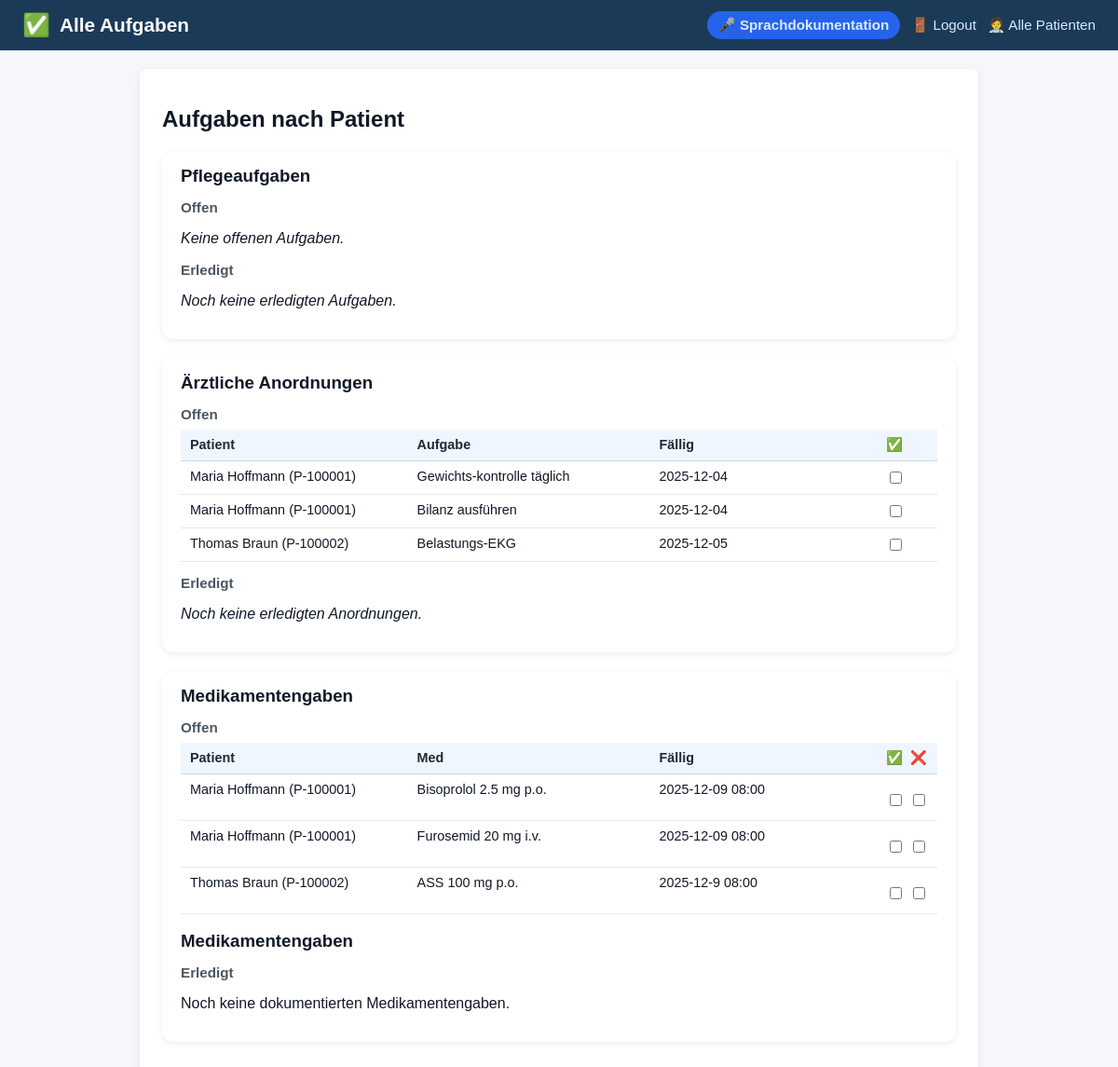
The page /tasks on the database its author committed.
### tables this page shows
CREATE TABLE orders (
    id INTEGER PRIMARY KEY AUTOINCREMENT,
    patient_id INTEGER NOT NULL,
    description TEXT NOT NULL,
    due_date TEXT,
    due_time TEXT,
    status TEXT,
    ordered_by TEXT,
    type TEXT,
    completed INTEGER DEFAULT 0,
    FOREIGN KEY (patient_id) REFERENCES patients(id)
);

CREATE TABLE patients (
    id INTEGER PRIMARY KEY AUTOINCREMENT,
    patient_identifier TEXT NOT NULL,
    name TEXT NOT NULL,
    gender TEXT,
    dob TEXT,
    room TEXT,
    diagnosis TEXT,
    bezugspflege_id INTEGER,
    allergies TEXT,
    code_status TEXT,
    admission_date TEXT,
    expected_discharge TEXT,
    primary_doctor TEXT,
    photo_filename TEXT,
    FOREIGN KEY (bezugspflege_id) REFERENCES nurses(id)
);

CREATE TABLE medications (
    id INTEGER PRIMARY KEY AUTOINCREMENT,
    patient_id INTEGER NOT NULL,
    name TEXT NOT NULL,
    dose TEXT,
    route TEXT,
    schedule TEXT,
    next_due TEXT,
    due_time TEXT,
    completed INTEGER DEFAULT 0,
    given INTEGER DEFAULT 0,
    not_given INTEGER DEFAULT 0,
    last_given_by TEXT,
    last_given_at TEXT,
    FOREIGN KEY (patient_id) REFERENCES patients(id)
);

### app.py (the view)
@app.route("/tasks")
def tasks_view():
    patient_id = request.args.get("patient_id", type=int)
    conn = get_connection()
    cur = conn.cursor()
    if patient_id:
        cur.execute("""
            SELECT id, name, patient_identifier
            FROM patients
            WHERE id = ?;
        """, (patient_id,))
        patients = cur.fetchall()
        viewing_all_patients = False
        selected_patient = patients[0] if patients else None
    else:
        cur.execute("""
            SELECT id, name, patient_identifier
            FROM patients
            ORDER BY room;
        """)
        patients = cur.fetchall()
        viewing_all_patients = True
        selected_patient = None
    if patient_id:
        cur.execute("""
            SELECT
                t.id,
                t.patient_id,
                t.description,
                t.due_time,
                t.completed,
                p.name AS patient_name,
                p.patient_identifier AS patient_identifier
            FROM ai_tasks t
            JOIN patients p ON p.id = t.patient_id
            WHERE t.patient_id = ?
            ORDER BY datetime(t.due_time);
        """, (patient_id,))
    else:
        cur.execute("""
            SELECT
                t.id,
                t.patient_id,
                t.description,
                t.due_time,
                t.completed,
                p.name AS patient_name,
                p.patient_identifier AS patient_identifier
            FROM ai_tasks t
            JOIN patients p ON p.id = t.patient_id
            ORDER BY p.room, datetime(t.due_time);
        """)
    ai_tasks = cur.fetchall()
    ai_tasks_open = [t for t in ai_tasks if not t["completed"]]
    ai_tasks_done = [t for t in ai_tasks if t["completed"]]
    if patient_id:
        cur.execute("""
            SELECT o.*, p.name AS patient_name, p.patient_identifier
            FROM orders o
            JOIN patients p ON p.id = o.patient_id
            WHERE o.patient_id = ?
            ORDER BY o.due_date;
        """, (patient_id,))
    else:
        cur.execute("""
            SELECT o.*, p.name AS patient_name, p.patient_identifier
            FROM orders o
            JOIN patients p ON p.id = o.patient_id
            ORDER BY o.patient_id, o.due_date;
        """)
    orders = cur.fetchall()
    orders_open = [o for o in orders if (o["status"] or "").lower() != "erledigt"]
    orders_done = [o for o in orders if (o["status"] or "").lower() == "erledigt"]
    try:
        cur.execute("ALTER TABLE medications ADD COLUMN given INTEGER DEFAULT 0;"
                    "ALTER TABLE medications ADD COLUMN not_given INTEGER DEFAULT 0;"
                    )
        conn.commit()
    except sqlite3.OperationalError:
        pass
    if patient_id:
        cur.execute("""
            SELECT m.*, p.name AS patient_name, p.patient_identifier
            FROM medications m
            JOIN patients p ON p.id = m.patient_id
            WHERE m.patient_id = ?
            ORDER BY m.next_due;
        """, (patient_id,))
    else:
        cur.execute("""
            SELECT m.*, p.name AS patient_name, p.patient_identifier
            FROM medications m
            JOIN patients p ON p.id = m.patient_id
            ORDER BY m.patient_id, m.next_due;
        """)
    meds = cur.fetchall()
    meds_open = [m for m in meds if not (m["given"] or 0) and not (m["not_given"] or 0)]
    meds_done = [m for m in meds if (m["given"] or 0) or (m["not_given"] or 0)]
    cur.execute("""
        SELECT
            ma.given_at,
            n.name AS nurse_name,
            m.name AS med_name,
            m.dose
        FROM med_administrations ma
        JOIN medications m ON m.id = ma.med_id
        LEFT JOIN nurses n ON n.id = ma.nurse_id
        WHERE ma.patient_id = ?
        ORDER BY datetime(ma.given_at) DESC
        LIMIT 20;
    """, (patient_id or 0,))
    med_history = cur.fetchall()
    cur.execute("""
               SELECT alert, severity, created_at
               FROM ai_alerts
               WHERE patient_id = ?
               ORDER BY datetime(created_at) DESC;
           """, (patient_id,))
    alerts = cur.fetchall()
    current_nurse = get_current_nurse(conn)
    conn.close()
    conn.close()
    return render_template(
        "tasks.html",
        alerts=alerts,
        current_nurse=current_nurse,
        patients=patients,
        viewing_all_patients=viewing_all_patients,
        selected_patient=selected_patient,
        ai_tasks_open=ai_tasks_open,
        ai_tasks_done=ai_tasks_done,
        orders_open=orders_open,
        orders_done=orders_done,
        meds_open=meds_open,
        meds_done=meds_done,
        med_history=med_history
    )

### templates/tasks.html (shortened to what this page needs)
<!DOCTYPE html>
<html lang="de">
<head>
    <link rel="stylesheet" href="{{ url_for('static', filename='styles.css') }}">
</head>
<body>
{% if viewing_all_patients %}
<div class="header">
    <div class="header-title">
        <span class="icon">✅</span>
        <span>Alle Aufgaben</span>
    </div>
    <div class="nav-links">
        <a href="{{ url_for('voice_doc') }}" class="btn-secondary">🎤 Sprachdokumentation</a>
        <a href="{{ url_for('logout') }}">🚪 Logout</a>
        <a href="{{ url_for('home') }}">🧑‍⚕️ Alle Patienten</a>
    </div>
</div>
{% endif %}
<div class="container">
    <h2>Aufgaben nach Patient</h2>
    <section class="section-card">
        <h3>Pflegeaufgaben</h3>
        <h4>Offen</h4>
        {% if ai_tasks_open %}
            <div class="table-wrapper">
                <table class="data-table">
                    <thead>
                        <tr>
                            <th>Patient</th>
                            <th>Aufgabe</th>
                            <th>Fällig</th>
                            <th>✅</th>
                        </tr>
                    </thead>
                    <tbody>
                        {% for t in ai_tasks_open %}
                        <tr>
                            <td>{{ t.patient_name }} ({{ t.patient_identifier }})</td>
                            <td>{{ t.description }}</td>
                            <td>{{ t.due_time .replace("T", " ") or "Nächste Schicht" }}</td>
                            <td>
                                <form method="POST" action="{{ url_for('toggle_task', task_id=t.id, task_type='ai') }}">
                                    <input type="checkbox" name="done" onchange="this.form.submit()">
                                </form>
                            </td>
                        </tr>
                        {% endfor %}
                    </tbody>
                </table>
            </div>
        {% else %}
            <p><em>Keine offenen Aufgaben.</em></p>
        {% endif %}
        <h4>Erledigt</h4>
        {% if ai_tasks_done %}
            <div class="table-wrapper">
                <table class="data-table">
                    <thead>
                        <tr>
                            <th>Patient</th>
                            <th>Aufgabe</th>
                            <th>Fällig</th>
                            <th>✅</th>
                        </tr>
                    </thead>
                    <tbody>
                        {% for t in ai_tasks_done %}
                        <tr class="task-completed">
                            <td>{{ t.patient_name }} ({{ t.patient_identifier }})</td>
                            <td>{{ t.description }}</td>
                            <td>{{ t.due_time .replace("T", " ") or "Nächste Schicht" }}</td>
                            <td>
                                <form method="POST" action="{{ url_for('toggle_task', task_id=t.id, task_type='ai') }}">
                                    <input type="checkbox" name="done" onchange="this.form.submit()" checked>
                                </form>
                            </td>
                        </tr>
                        {% endfor %}
                    </tbody>
                </table>
            </div>
        {% else %}
            <p><em>Noch keine erledigten Aufgaben.</em></p>
        {% endif %}
    </section>
    <section class="section-card">
        <h3>Ärztliche Anordnungen</h3>
        <h4>Offen</h4>
        {% if orders_open %}
            <div class="table-wrapper">
                <table class="data-table">
                    <thead>
                        <tr>
                            <th>Patient</th>
                            <th>Aufgabe</th>
                            <th>Fällig</th>
                            <th>✅</th>
                        </tr>
                    </thead>
                    <tbody>
                        {% for o in orders_open %}
                        <tr>
                            <td>{{ o["patient_name"] }} ({{ o["patient_identifier"] }})</td>
                            <td>{{ o["description"] }}</td>
                            <td>{{ o["due_date"].replace("T", " ") or "—" }}</td>
                            <td>
                                <form method="POST" action="{{ url_for('toggle_task', task_id=o['id'], task_type='order') }}">
                                    <input type="checkbox" onchange="this.form.submit()">
                                </form>
                            </td>
                        </tr>
                        {% endfor %}
                    </tbody>
                </table>
            </div>
        {% else %}
            <p><em>Keine offenen Anordnungen.</em></p>
        {% endif %}
        <h4>Erledigt</h4>
        {% if orders_done %}
            <div class="table-wrapper">
                <table class="data-table">
                    <thead>
                        <tr>
                            <th>Patient</th>
                            <th>Aufgabe</th>
                            <th>Fällig</th>
                            <th>✅</th>
                        </tr>
                    </thead>
                    <tbody>
                        {% for o in orders_done %}
                        <tr class="task-completed">
                            <td>{{ o["patient_name"] }} ({{ o["patient_identifier"] }})</td>
                            <td>{{ o["description"] }}</td>
                            <td>{{ o["due_date"].replace("T", " ") or "—" }}</td>
                            <td>
                                <form method="POST" action="{{ url_for('toggle_task', task_id=o['id'], task_type='order') }}">
                                    <input type="checkbox" onchange="this.form.submit()" checked>
                                </form>
                            </td>
                        </tr>
                        {% endfor %}
                    </tbody>
                </table>
            </div>
        {% else %}
            <p><em>Noch keine erledigten Anordnungen.</em></p>
        {% endif %}
    </section>
<section class="section-card">
    <h3>Medikamentengaben</h3>
    <h4>Offen</h4>
    {% if meds_open %}
    <div class="table-wrapper">
        <table class="data-table">
            <thead>
                <tr>
                    <th>Patient</th>
                    <th>Med</th>
                    <th>Fällig</th>
                    <th class="cell-center">✅</th>
                    <th class="cell-center">❌</th>
                </tr>
            </thead>
            <tbody>
                {% for m in meds_open %}
                <tr>
                    <td>{{ m["patient_name"] }} ({{ m["patient_identifier"] }})</td>
                    <td>{{ m["name"] }} {{ m["dose"] }} {{ m["route"] }}</td>
                    <td>{{ m["next_due"].replace("T", " ") or "—" }}</td>
                    <td class="cell-center">
                <form method="POST"
                      action="{{ url_for('toggle_task', task_id=m['id'], task_type='med') }}">
                    <label class="med-toggle-label">
                        <input type="checkbox" onchange="this.form.submit()">
                    </label>
                </form>
                        </td>
                <td class="cell-center">
                <form method="POST"
                      action="{{ url_for('toggle_task', task_id=m['id'], task_type='med') }}">
                    <label class="med-toggle-label">
                        <input type="checkbox" onchange="this.form.submit()">
                        </label>
                    </form>
            </td>
                        </tr>
                        {% endfor %}
                    </tbody>
                </table>
    </div>
        {% else %}
            <p>Keine offenen Medikamentengaben.</p>
        {% endif %}
    <br>
    <h3>Medikamentengaben</h3>
    <h4>Erledigt</h4>
    {% if meds_done %}
    <div class="table-wrapper">
        <table class="data-table">
            <thead>
                <tr>
                    <th>Patient</th>
                    <th>Med</th>
                    <th>Letzte Gabe</th>
                    <th class="cell-center">✅</th>
                    <th class="cell-center">❌</th>
                </tr>
            </thead>
            <tbody>
                {% for m in meds_done %}
                <tr class="task-completed">
                    <td>{{ m["patient_name"] }} ({{ m["patient_identifier"] }})</td>
                    <td>{{ m["name"] }} {{ m["dose"] }} {{ m["route"] }}</td>
                    <td>{{ m["last_given_at"] or "—" }} {{ m["last_given_by"] or "—" }}</td>
                   <td class="cell-center">
                        <form method="POST" action="{{ url_for('toggle_task', task_id=m['id'], task_type='med') }}">
                            <input type="hidden" name="action" value="given">
                            <label class="med-toggle-label">
                            <input type="checkbox"
                                       {% if m['given'] %}checked{% endif %}
                                       onchange="this.form.submit()">
                            </label>
                        </form>
                    </td>
                    <td class="cell-center">
        <form method="POST"
              action="{{ url_for('toggle_task', task_id=m['id'], task_type='med') }}">
            <input type="hidden" name="action" value="not_given">
            <label class="med-toggle-label">
                <input type="checkbox"
                       {% if m['not_given'] %}checked{% endif %}
                       onchange="this.form.submit()">
            </label>
                            </form>
                    </td>
                        </tr>
                        {% endfor %}
                    </tbody>
                </table>
    </div>
        </section>
        {% else %}
            <p>Noch keine dokumentierten Medikamentengaben.</p>
        {% endif %}
</div>
</body>
</html>

### rows shown on the page
orders: patient_name "Maria Hoffmann", patient_identifier "P-100001", description "Gewichts-kontrolle täglich", due_date "2025-12-04"
orders: patient_name "Maria Hoffmann", patient_identifier "P-100001", description "Bilanz ausführen", due_date "2025-12-04"
orders: patient_name "Thomas Braun", patient_identifier "P-100002", description "Belastungs-EKG", due_date "2025-12-05"
medications: patient_name "Maria Hoffmann", patient_identifier "P-100001", name "Bisoprolol", dose "2.5 mg", route "p.o.", next_due "2025-12-09 08:00"
medications: patient_name "Maria Hoffmann", patient_identifier "P-100001", name "Furosemid", dose "20 mg", route "i.v.", next_due "2025-12-09 08:00"
medications: patient_name "Thomas Braun", patient_identifier "P-100002", name "ASS", dose "100 mg", route "p.o.", next_due "2025-12-9 08:00"
